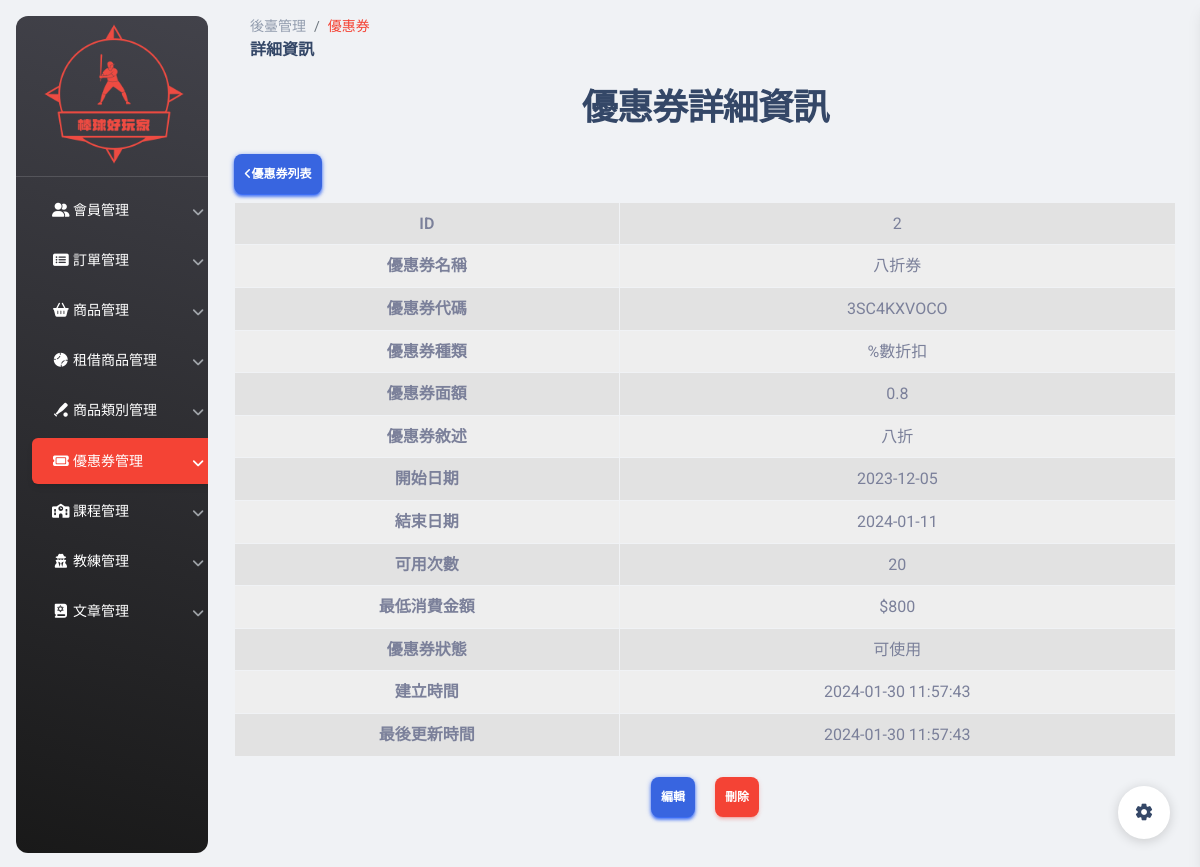
The page /pages/coupon-detail.php?id=2 on the database its author committed.
### tables this page shows
CREATE TABLE `coupon` (
  `id` int(3) NOT NULL,
  `name` varchar(255) NOT NULL,
  `description` varchar(255) NOT NULL,
  `option` varchar(30) NOT NULL,
  `time_start` date NOT NULL,
  `time_end` date NOT NULL,
  `discount` float NOT NULL,
  `coding` varchar(255) NOT NULL,
  `use_time` int(10) NOT NULL,
  `use_restrict` int(10) NOT NULL,
  `use_condition` varchar(20) NOT NULL,
  `update_time` datetime DEFAULT NULL,
  `created_at` datetime NOT NULL,
  `valid` int(1) NOT NULL
);

### pages/coupon-detail.php (the view, shortened to what this page needs)
<?php
require_once("./db_connect.php");
$id = $_GET["id"];
$sql = "SELECT * FROM coupon where id = $id and valid=1";
$result = $conn->query($sql);
$row = $result->fetch_assoc();
?>
<!DOCTYPE html>
<html lang="en">
<head>
  <link href="../assets/css/nucleo-icons.css" rel="stylesheet" />
  <link href="../assets/css/nucleo-svg.css" rel="stylesheet" />
  <link id="pagestyle" href="../assets/css/material-dashboard.css?v=3.0.0" rel="stylesheet" />
  <link rel="stylesheet" href="https://cdnjs.cloudflare.com/ajax/libs/font-awesome/6.5.1/css/all.min.css" />
  <link href="../assets/css/ader.css" rel="stylesheet" />
</head>
<body class="g-sidenav-show  bg-gray-200">
  <aside class="sidenav navbar navbar-vertical navbar-expand-xs border-0 border-radius-xl my-3 fixed-start ms-3   bg-gradient-dark" id="sidenav-main">
    <div class="sidenav-header">
      <img src=" ../assets/img/logo(5-3).png" class="navbar-brand-img h-100" alt="main_logo" usemap="#workmap">
    </div>
    <hr class="horizontal light mt-0 mb-2">
    <div class="collapse navbar-collapse  w-auto  max-height-vh-100" id="sidenav-collapse-main">
      <ul class="navbar-nav accordion" id="accordionExample">
        <li class="nav-item accordion-item">
          <div class="accordion-header">
            <button class="nav-link text-white accordion-button collapsed" type="button" data-bs-toggle="collapse" data-bs-target="#collapseOne" aria-expanded="false" aria-controls="collapseOne">
              <span class="nav-link-text ms-1"><i class="fa-solid fa-user-group fa-fw"></i> 會員管理</span>
            </button>
          </div>
        </li>
        <li class="nav-item accordion-item">
          <div class="accordion-header">
            <button class="nav-link text-white accordion-button collapsed" type="button" data-bs-toggle="collapse" data-bs-target="#collapseTwo" aria-expanded="false" aria-controls="collapseTwo">
              <span class="nav-link-text ms-1"><i class="fa-solid fa-rectangle-list fa-fw"></i> 訂單管理</span>
            </button>
          </div>
        </li>
        <li class="nav-item accordion-item">
          <div class="accordion-header">
            <button class="nav-link text-white accordion-button collapsed " type="button" data-bs-toggle="collapse" data-bs-target="#collapse8" aria-expanded="false" aria-controls="collapse8">
              <span class="nav-link-text ms-1"><i class="fa-solid fa-basket-shopping fa-fw"></i> 商品管理</span>
            </button>
          </div>
        </li>
        <li class="nav-item accordion-item">
          <div class="accordion-header  ">
            <button class="nav-link text-white accordion-button collapsed" type="button" data-bs-toggle="collapse" data-bs-target="#collapse3" aria-expanded="false" aria-controls="collapse3">
              <span class="nav-link-text ms-1"><i class="fa-solid fa-baseball fa-fw"></i> 租借商品管理</span>
            </button>
          </div>
        </li>
        <li class="nav-item accordion-item">
          <div class="accordion-header">
            <button class="nav-link text-white accordion-button collapsed " type="button" data-bs-toggle="collapse" data-bs-target="#collapse4" aria-expanded="false" aria-controls="collapse4">
              <span class="nav-link-text ms-1"><i class="fa-solid fa-baseball-bat-ball fa-fw"></i> 商品類別管理</span>
            </button>
          </div>
        </li>
        <li class="nav-item accordion-item">
          <div class="accordion-header">
            <button class="nav-link text-white accordion-button collapsed active bg-gradient-primary" type="button" data-bs-toggle="collapse" data-bs-target="#collapse5" aria-expanded="false" aria-controls="collapse5">
              <span class="nav-link-text ms-1"><i class="fa-solid fa-ticket fa-fw"></i> 優惠券管理</span>
            </button>
          </div>
        </li>
        <li class="nav-item accordion-item">
          <div class="accordion-header">
            <button class="nav-link text-white accordion-button collapsed " type="button" data-bs-toggle="collapse" data-bs-target="#collapse6" aria-expanded="false" aria-controls="collapse6">
              <span class="nav-link-text ms-1"><i class="fa-solid fa-school fa-fw"></i> 課程管理</span>
            </button>
          </div>
        </li>
        <li class="nav-item accordion-item">
          <div class="accordion-header">
            <button class="nav-link text-white accordion-button collapsed " type="button" data-bs-toggle="collapse" data-bs-target="#collapse9" aria-expanded="false" aria-controls="collapse9">
              <span class="nav-link-text ms-1"><i class="fa-solid fa-user-secret fa-fw"></i> 教練管理</span>
            </button>
          </div>
        </li>
        <li class="nav-item accordion-item">
          <div class="accordion-header">
            <button class="nav-link text-white accordion-button collapsed " type="button" data-bs-toggle="collapse" data-bs-target="#collapse7" aria-expanded="false" aria-controls="collapse7">
              <span class="nav-link-text ms-1"><i class="fa-solid fa-book-tanakh fa-fw"></i> 文章管理</span>
            </button>
          </div>
        </li>
      </ul>
    </div>
  </aside>
  <main class="main-content position-relative max-height-vh-100 h-100 border-radius-lg ">
    <nav class="navbar navbar-main navbar-expand-lg px-0 mx-4 shadow-none border-radius-xl" id="navbarBlur" navbar-scroll="true">
      <div class="container-fluid py-1 px-3">
        <nav aria-label="breadcrumb">
          <ol class="breadcrumb bg-transparent mb-0 pb-0 pt-1 px-0 me-sm-6 me-5">
            <li class="breadcrumb-item text-sm"><a class="opacity-5 text-dark" href="./firststage.php">後臺管理</a></li>
            <li class="breadcrumb-item text-sm text-dark active" aria-current="page">優惠券</li>
          </ol>
          <h6 class="font-weight-bolder mb-0">詳細資訊</h6>
        </nav>
      </div>
    </nav>
    <div class="container">
      <div class="py-2">
        <h2 class="text-center">優惠券詳細資訊</h2>
      </div>
      <div class="py-2">
        <a type="button" class="btn btn-primary" href="./coupon.php?status=1&p=1"><i class="fa-solid fa-angle-left"></i>優惠券列表</a>
      </div>
      <table class="table table-bordered table-striped text-center">
        <tr>
          <th>ID</th>
          <td><?= $row["id"] ?></td>
        </tr>
        <tr>
          <th>優惠券名稱</th>
          <td><?= $row["name"] ?></td>
        </tr>
        <tr>
          <th>優惠券代碼</th>
          <td><?= $row["coding"] ?></td>
        </tr>
        <tr>
          <th>優惠券種類</th>
          <td><?= $row["option"] ?></td>
        </tr>
        <tr>
          <th>優惠券面額</th>
          <td><?= $row["discount"] ?></td>
        </tr>
        <tr>
          <th>優惠券敘述</th>
          <td><?= $row["description"] ?></td>
        </tr>
        <tr>
          <th>開始日期</th>
          <td><?= $row["time_start"] ?></td>
        </tr>
        <tr>
          <th>結束日期</th>
          <td><?= $row["time_end"] ?></td>
        </tr>
        <tr>
          <th>可用次數</th>
          <td><?= $row["use_time"] ?></td>
        </tr>
        <tr>
          <th>最低消費金額</th>
          <td>$<?= number_format($row["use_restrict"]) ?></td>
        </tr>
        <tr>
          <th>優惠券狀態</th>
          <td><?= $row["use_condition"] ?></td>
        </tr>
        <tr>
          <th>建立時間</th>
          <td>
            <?= $row["created_at"] ?>
          </td>
        </tr>
        <tr>
          <th>最後更新時間</th>
          <td>
            <?php
            if ($row["update_time"] != NULL) {
              echo $row["update_time"];
            } else {
              echo $row["created_at"];
            }
            ?>
          </td>
        </tr>
      </table>
      <div class="py-1 text-center">
        <a class="btn btn-primary mb-5 me-3" href="./coupon-edit.php?id=<?= $row["id"] ?>">編輯</a>
        <button type="button" class="btn btn-danger mb-5" data-bs-toggle="modal" data-bs-target="#exampleModal">刪除</button>
      </div>
    </div>
  </main>
  <div class="fixed-plugin">
    <a class="fixed-plugin-button text-dark position-fixed px-3 py-2">
      <i class="material-icons py-2">settings</i>
    </a>
  </div>
</body>
</html>

### assets/css/ader.css (style rules this page uses)
.navbar-vertical.navbar-expand-xs { max-width: 12rem !important; }
.navbar-vertical.navbar-expand-xs .navbar-collapse { height: calc(100vh - 200px) !important; }
@media (min-width: 576px) { .navbar-vertical.navbar-expand-xs .navbar-collapse { height: calc(100vh - 200px) !important; } }
@media (min-width: 768px) { .navbar-vertical.navbar-expand-xs .navbar-collapse { height: calc(100vh - 200px) !important; } }
@media (min-width: 992px) { .navbar-vertical.navbar-expand-xs .navbar-collapse { height: calc(100vh - 200px) !important; } }
@media (min-width: 1200px) { .sidenav.fixed-start + .main-content { margin-left: 13.125rem; } }
@media (min-width: 1200px) { .navbar-vertical.navbar-expand-xs .navbar-collapse { height: calc(100vh - 200px) !important; } }
.sidenav-header { height: 10rem; }
.navbar-vertical .navbar-brand > img, .navbar-vertical .navbar-brand-img { max-width: none; max-height: 18rem; position: fixed; top: -50px; left: -30px; }
.table tbody tr:last-child td { border-width: 0 1px !important; }
.btn { margin-bottom: 0; padding: 0.625rem; }
.btn-primary { color: #fff; background-color: #3865e0; border-color: #3865e0; }
.btn-primary, .btn.bg-gradient-primary { box-shadow: 0 3px 3px 0 #225af596, 0 3px 1px -2px #225af596, 0 1px 5px 0 #225af596; }
table { background-color: #eee; }
.bg-gradient-primary { background: #f44335 !important; }
.breadcrumb-item.text-dark.active { color: #f44335 !important; }

### rows shown on the page
coupon: id "2", name "八折券", coding "3SC4KXVOCO", option "%數折扣", discount "0.8", description "八折", time_start "2023-12-05", time_end "2024-01-11", use_time "20", use_restrict "800", use_condition "可使用", created_at "2024-01-30 11:57:43"
